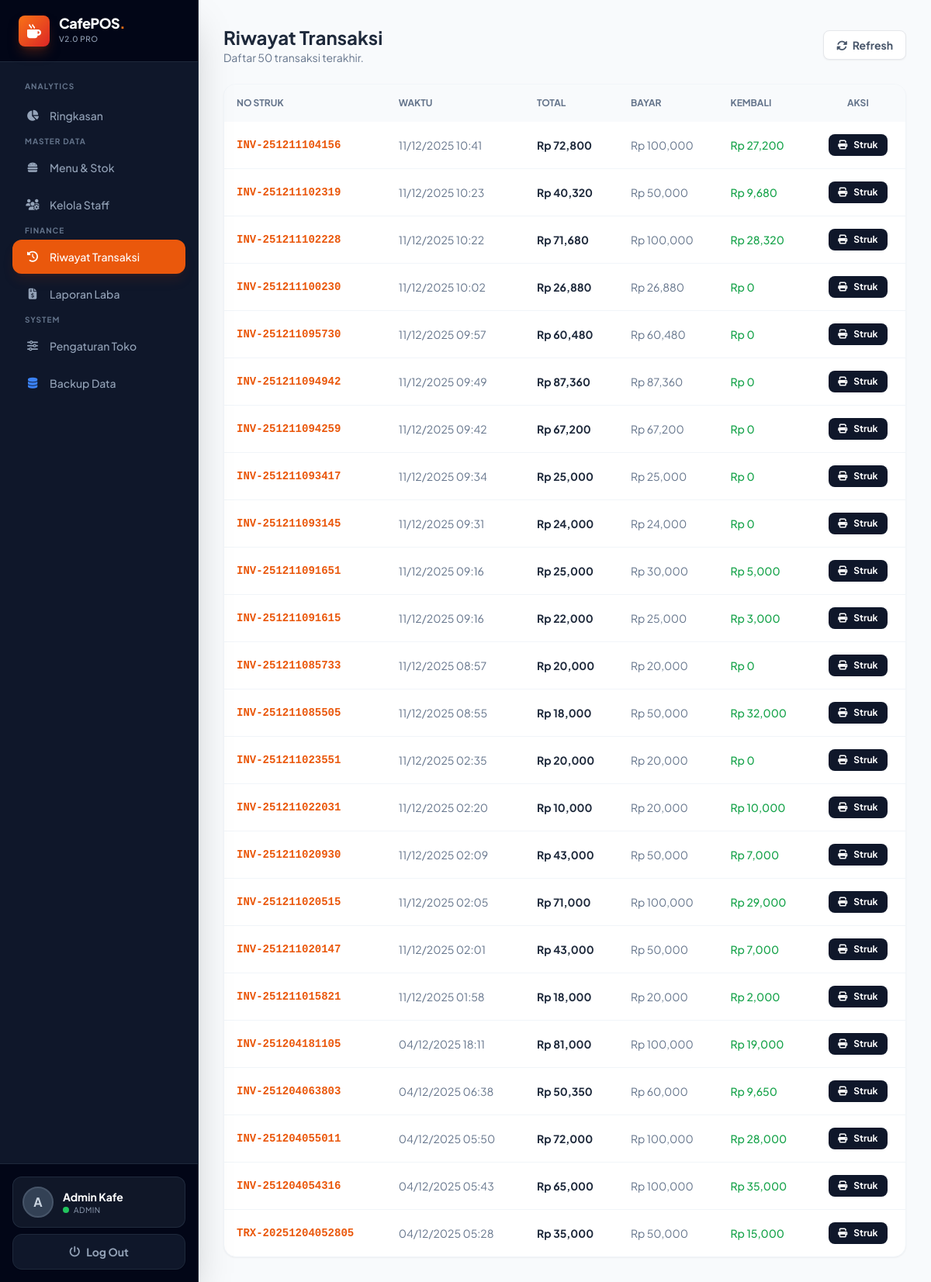
Page /riwayat.php (signed in) on the committed database.
### tables this page shows
CREATE TABLE `transaksi` (
  `id` int(11) NOT NULL,
  `no_struk` varchar(50) DEFAULT NULL,
  `nama_pelanggan` varchar(50) NOT NULL DEFAULT 'Umum',
  `tipe_pesanan` enum('Dine In','Take Away') NOT NULL DEFAULT 'Dine In',
  `tgl_transaksi` datetime DEFAULT NULL,
  `total_bayar` int(11) DEFAULT NULL,
  `diskon` int(11) DEFAULT 0,
  `pajak` decimal(10,2) NOT NULL DEFAULT 0.00,
  `bayar` int(11) DEFAULT NULL,
  `kembali` int(11) DEFAULT NULL,
  `metode_pembayaran` enum('Tunai','QRIS') NOT NULL DEFAULT 'Tunai',
  `kasir_id` int(11) DEFAULT NULL
);

### riwayat.php (the view, shortened to what this page needs)
<?php include 'config.php'; cek_login(); ?>
<!DOCTYPE html>
<html lang="id">
<head>
    <script src="https://cdn.tailwindcss.com"></script>
    <link rel="stylesheet" href="https://cdnjs.cloudflare.com/ajax/libs/font-awesome/6.4.0/css/all.min.css">
</head>
<body class="bg-slate-50 text-slate-800">
    <?php include 'sidebar.php'; ?>
    <div class="md:ml-64 p-4 md:p-8 transition-all duration-300 pt-20 md:pt-8">
        <div class="flex flex-col md:flex-row justify-between items-start md:items-center mb-6 gap-4">
            <div>
                <h1 class="text-2xl font-bold text-slate-800">Riwayat Transaksi</h1>
                <p class="text-slate-500 text-sm">Daftar 50 transaksi terakhir.</p>
            </div>
            <button onclick="window.location.reload()" class="bg-white border border-gray-200 text-slate-600 px-4 py-2 rounded-lg text-sm font-bold hover:bg-gray-50 transition shadow-sm">
                <i class="fa-solid fa-rotate mr-1"></i> Refresh
            </button>
        </div>
        <div class="hidden md:block bg-white rounded-2xl shadow-sm border border-slate-100 overflow-hidden">
            <table class="w-full text-left text-sm">
                <thead class="bg-slate-50 uppercase text-xs font-bold text-slate-500">
                    <tr>
                        <th class="p-4">No Struk</th>
                        <th class="p-4">Waktu</th>
                        <th class="p-4">Total</th>
                        <th class="p-4">Bayar</th>
                        <th class="p-4">Kembali</th>
                        <th class="p-4 text-center">Aksi</th>
                    </tr>
                </thead>
                <tbody class="divide-y divide-slate-100">
                    <?php
                    $q=mysqli_query($koneksi, "SELECT * FROM transaksi ORDER BY id DESC LIMIT 50");
                    while($r=mysqli_fetch_array($q)){ ?>
                    <tr class="hover:bg-slate-50 transition">
                        <td class="p-4 font-mono font-bold text-orange-600"><?= $r['no_struk'] ?></td>
                        <td class="p-4 text-slate-500"><?= date('d/m/Y H:i', strtotime($r['tgl_transaksi'])) ?></td>
                        <td class="p-4 font-bold text-slate-800">Rp <?= number_format($r['total_bayar']) ?></td>
                        <td class="p-4 text-slate-500">Rp <?= number_format($r['bayar']) ?></td>
                        <td class="p-4 text-green-600 font-medium">Rp <?= number_format($r['kembali']) ?></td>
                        <td class="p-4 text-center">
                            <a href="struk.php?id=<?= $r['id'] ?>" target="_blank" class="inline-flex items-center gap-2 bg-slate-900 text-white px-3 py-1.5 rounded-lg text-xs font-bold hover:bg-orange-600 transition">
                                <i class="fa-solid fa-print"></i> Struk
                            </a>
                        </td>
                    </tr>
                    <?php } ?>
                </tbody>
            </table>
        </div>
    </div>
</body>
</html>

### sidebar.php (shortened to what this page needs)
<?php
$role = $_SESSION['role'] ?? 'kasir';
$page = basename($_SERVER['PHP_SELF']);
?>
<aside id="sidebar" class="fixed top-0 left-0 z-50 h-screen w-64 bg-slate-900 text-white flex flex-col transition-transform duration-300 -translate-x-full md:translate-x-0 shadow-2xl border-r border-slate-800">
    <div class="h-20 flex items-center px-6 border-b border-slate-800 bg-slate-950 shrink-0">
        <div class="flex items-center gap-3 text-orange-500">
            <div class="w-10 h-10 bg-gradient-to-br from-orange-500 to-red-600 rounded-lg flex items-center justify-center text-white shadow-lg shadow-orange-900/50">
                <i class="fa-solid fa-mug-hot text-lg"></i>
            </div>
            <div>
                <h1 class="font-extrabold text-lg leading-none tracking-tight text-white">CafePOS<span class="text-orange-500">.</span></h1>
                <p class="text-[10px] font-medium text-slate-400 mt-1 uppercase tracking-wider">v2.0 Pro</p>
            </div>
        </div>
    </div>
    <nav class="flex-1 overflow-y-auto px-4 space-y-1 mt-4 custom-scrollbar pb-4">
        <?php if($role == 'admin'): ?>
            <p class="px-4 text-[10px] font-bold text-slate-500 uppercase tracking-widest mb-2 mt-2">Analytics</p>
            <a href="dashboard.php" class="<?= $page == 'dashboard.php' ? 'bg-orange-600 text-white shadow-lg shadow-orange-900/20' : 'text-slate-400 hover:bg-slate-800 hover:text-white' ?> flex items-center gap-3 px-4 py-3 rounded-xl transition-all duration-200 text-sm font-medium group">
                <i class="fa-solid fa-chart-pie w-5 text-center group-hover:scale-110 transition-transform"></i> Ringkasan
            </a>
            <p class="px-4 text-[10px] font-bold text-slate-500 uppercase tracking-widest mb-2 mt-6">Master Data</p>
            <a href="data_produk.php" class="<?= $page == 'data_produk.php' ? 'bg-orange-600 text-white shadow-lg shadow-orange-900/20' : 'text-slate-400 hover:bg-slate-800 hover:text-white' ?> flex items-center gap-3 px-4 py-3 rounded-xl transition-all duration-200 text-sm font-medium group">
                <i class="fa-solid fa-burger w-5 text-center group-hover:scale-110 transition-transform"></i> Menu & Stok
            </a>
            <a href="data_user.php" class="<?= $page == 'data_user.php' ? 'bg-orange-600 text-white shadow-lg shadow-orange-900/20' : 'text-slate-400 hover:bg-slate-800 hover:text-white' ?> flex items-center gap-3 px-4 py-3 rounded-xl transition-all duration-200 text-sm font-medium group">
                <i class="fa-solid fa-users-gear w-5 text-center group-hover:scale-110 transition-transform"></i> Kelola Staff
            </a>
            <p class="px-4 text-[10px] font-bold text-slate-500 uppercase tracking-widest mb-2 mt-6">Finance</p>
            <a href="riwayat.php" class="<?= $page == 'riwayat.php' ? 'bg-orange-600 text-white shadow-lg shadow-orange-900/20' : 'text-slate-400 hover:bg-slate-800 hover:text-white' ?> flex items-center gap-3 px-4 py-3 rounded-xl transition-all duration-200 text-sm font-medium group">
                <i class="fa-solid fa-clock-rotate-left w-5 text-center group-hover:scale-110 transition-transform"></i> Riwayat Transaksi
            </a>
            <a href="laporan.php" class="<?= $page == 'laporan.php' ? 'bg-orange-600 text-white shadow-lg shadow-orange-900/20' : 'text-slate-400 hover:bg-slate-800 hover:text-white' ?> flex items-center gap-3 px-4 py-3 rounded-xl transition-all duration-200 text-sm font-medium group">
                <i class="fa-solid fa-file-invoice-dollar w-5 text-center group-hover:scale-110 transition-transform"></i> Laporan Laba
            </a>
            <p class="px-4 text-[10px] font-bold text-slate-500 uppercase tracking-widest mb-2 mt-6">System</p>
            <a href="pengaturan.php" class="<?= $page == 'pengaturan.php' ? 'bg-orange-600 text-white shadow-lg shadow-orange-900/20' : 'text-slate-400 hover:bg-slate-800 hover:text-white' ?> flex items-center gap-3 px-4 py-3 rounded-xl transition-all duration-200 text-sm font-medium group">
                <i class="fa-solid fa-sliders w-5 text-center group-hover:scale-110 transition-transform"></i> Pengaturan Toko
            </a>
            <a href="backup.php" class="<?= $page == 'backup.php' ? 'bg-orange-600 text-white shadow-lg shadow-orange-900/20' : 'text-slate-400 hover:bg-slate-800 hover:text-white' ?> flex items-center gap-3 px-4 py-3 rounded-xl transition-all duration-200 text-sm font-medium group">
                <i class="fa-solid fa-database w-5 text-center group-hover:scale-110 transition-transform text-blue-500"></i> Backup Data
            </a>
        <?php endif; ?>
    </nav>
    <div class="bg-slate-950 border-t border-slate-800 shrink-0">
        <div class="p-4 pb-2">
            <div class="flex items-center gap-3 p-3 bg-slate-800/50 rounded-xl border border-slate-700/50 hover:bg-slate-800 transition cursor-default group">
                <div class="w-10 h-10 rounded-full bg-slate-700 flex items-center justify-center text-slate-300 font-bold border-2 border-slate-600 group-hover:border-orange-500 transition">
                    <?= strtoupper(substr($_SESSION['nama'], 0, 1)) ?>
                </div>
                <div class="overflow-hidden">
                    <p class="text-sm font-bold text-white truncate"><?= $_SESSION['nama'] ?></p>
                    <div class="flex items-center gap-1.5">
                        <span class="w-2 h-2 rounded-full bg-green-500 animate-pulse"></span>
                        <p class="text-[10px] text-slate-400 uppercase tracking-wider"><?= $role ?></p>
                    </div>
                </div>
            </div>
        </div>
        <div class="p-4 pt-0">
            <a href="logout.php" onclick="return confirm('Keluar dari sistem?')" class="flex items-center justify-center gap-2 bg-slate-900 border border-slate-800 text-slate-400 hover:bg-red-600 hover:text-white hover:border-red-600 py-3 rounded-xl font-bold transition-all duration-200 text-sm group shadow-sm">
                <i class="fa-solid fa-power-off transition-transform group-hover:scale-110"></i> Log Out
            </a>
        </div>
    </div>
</aside>

### riwayat.php (style rules this page uses)
body { font-family: 'Plus Jakarta Sans', sans-serif; }

### rows in the picture
transaksi: no_struk "INV-251211104156", tgl_transaksi "11/12/2025 10:41", total_bayar "72,800", bayar "100,000", kembali "27,200"
transaksi: no_struk "INV-251211102319", tgl_transaksi "11/12/2025 10:23", total_bayar "40,320", bayar "50,000", kembali "9,680"
transaksi: no_struk "INV-251211102228", tgl_transaksi "11/12/2025 10:22", total_bayar "71,680", bayar "100,000", kembali "28,320"
transaksi: no_struk "INV-251211100230", tgl_transaksi "11/12/2025 10:02", total_bayar "26,880", bayar "26,880", kembali "0"
transaksi: no_struk "INV-251211095730", tgl_transaksi "11/12/2025 09:57", total_bayar "60,480", bayar "60,480", kembali "0"
transaksi: no_struk "INV-251211094942", tgl_transaksi "11/12/2025 09:49", total_bayar "87,360", bayar "87,360", kembali "0"
transaksi: no_struk "INV-251211094259", tgl_transaksi "11/12/2025 09:42", total_bayar "67,200", bayar "67,200", kembali "0"
transaksi: no_struk "INV-251211093417", tgl_transaksi "11/12/2025 09:34", total_bayar "25,000", bayar "25,000", kembali "0"
transaksi: no_struk "INV-251211093145", tgl_transaksi "11/12/2025 09:31", total_bayar "24,000", bayar "24,000", kembali "0"
transaksi: no_struk "INV-251211091651", tgl_transaksi "11/12/2025 09:16", total_bayar "25,000", bayar "30,000", kembali "5,000"
transaksi: no_struk "INV-251211091615", tgl_transaksi "11/12/2025 09:16", total_bayar "22,000", bayar "25,000", kembali "3,000"
transaksi: no_struk "INV-251211085733", tgl_transaksi "11/12/2025 08:57", total_bayar "20,000", bayar "20,000", kembali "0"
transaksi: no_struk "INV-251211085505", tgl_transaksi "11/12/2025 08:55", total_bayar "18,000", bayar "50,000", kembali "32,000"
transaksi: no_struk "INV-251211023551", tgl_transaksi "11/12/2025 02:35", total_bayar "20,000", bayar "20,000", kembali "0"
transaksi: no_struk "INV-251211022031", tgl_transaksi "11/12/2025 02:20", total_bayar "10,000", bayar "20,000", kembali "10,000"
transaksi: no_struk "INV-251211020930", tgl_transaksi "11/12/2025 02:09", total_bayar "43,000", bayar "50,000", kembali "7,000"
transaksi: no_struk "INV-251211020515", tgl_transaksi "11/12/2025 02:05", total_bayar "71,000", bayar "100,000", kembali "29,000"
transaksi: no_struk "INV-251211020147", tgl_transaksi "11/12/2025 02:01", total_bayar "43,000", bayar "50,000", kembali "7,000"
transaksi: no_struk "INV-251211015821", tgl_transaksi "11/12/2025 01:58", total_bayar "18,000", bayar "20,000", kembali "2,000"
transaksi: no_struk "INV-251204181105", tgl_transaksi "04/12/2025 18:11", total_bayar "81,000", bayar "100,000", kembali "19,000"
transaksi: no_struk "INV-251204063803", tgl_transaksi "04/12/2025 06:38", total_bayar "50,350", bayar "60,000", kembali "9,650"
transaksi: no_struk "INV-251204055011", tgl_transaksi "04/12/2025 05:50", total_bayar "72,000", bayar "100,000", kembali "28,000"
transaksi: no_struk "INV-251204054316", tgl_transaksi "04/12/2025 05:43", total_bayar "65,000", bayar "100,000", kembali "35,000"
transaksi: no_struk "TRX-20251204052805", tgl_transaksi "04/12/2025 05:28", total_bayar "35,000", bayar "50,000", kembali "15,000"

### other values in the picture
substr($_SESSION['nama'], 0, 1) "A"
$_SESSION['nama'] "Admin Kafe"
$role "ADMIN"
